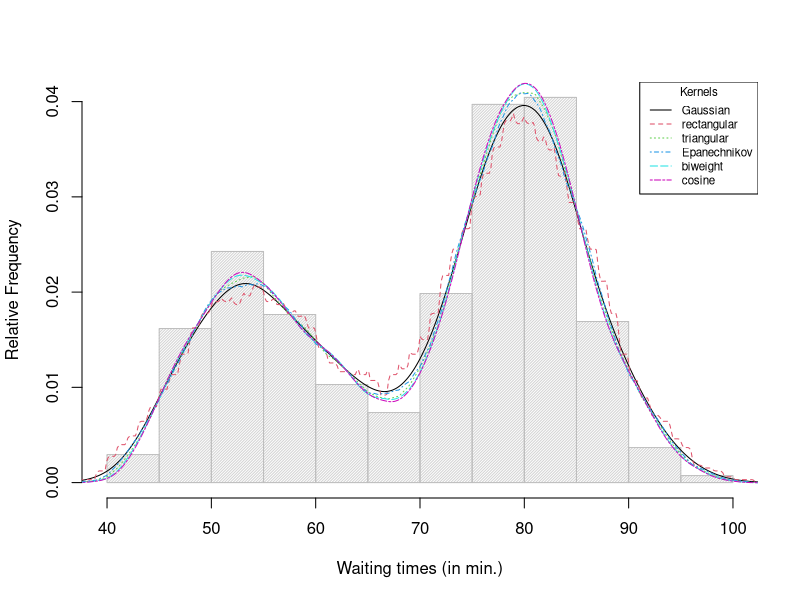

Write R code to recreate this figure.
## Density estimates of the geyser eruption data imposed on a histogram
## of the data.
x <- faithful$waiting
pdf("CommonKernels.pdf", height = 7, width = 7)
hist(x, xlab = "Waiting times (in min.)", ylab = "Relative Frequency",
     probability = TRUE, main = "", col = "lightgray", border = "gray",
     density = 50)
lines(density(x, width = 12), lty = 1, col = 1)
lines(density(x, width = 12, window = "rectangular"), lty = 2, col = 2)
lines(density(x, width = 12, window = "triangular"), lty = 3, col = 3)
lines(density(x, width = 12, window = "epanechnikov"), lty = 4, col = 4)
lines(density(x, width = 12, window = "biweight"), lty = 5, col = 5)
lines(density(x, width = 12, window = "cosine"), lty = 6, col = 6)
legend(title = "Kernels","topright", legend = c("Gaussian", "rectangular", "triangular", "Epanechnikov",
                             "biweight", "cosine"),
       lty = 1:6, col = 1:6, cex = 0.7)
dev.off()